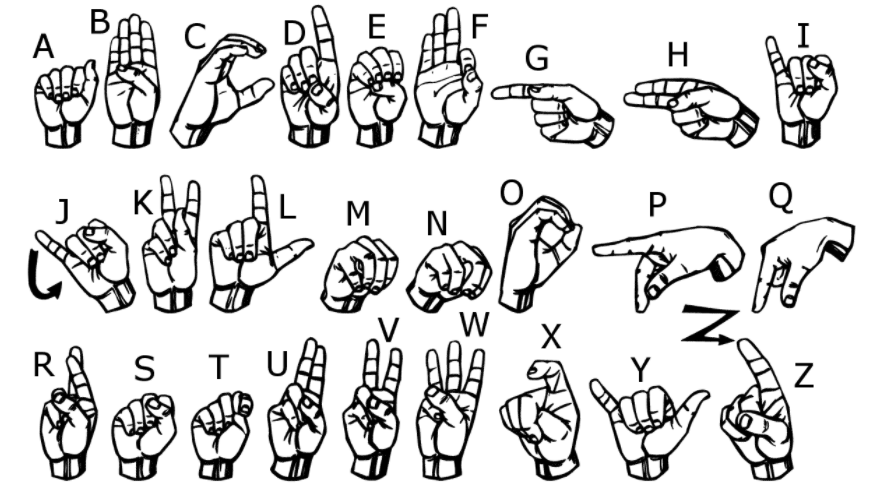
#> input picture american_sign_language.PNG, 876 x 489 px, given in place of the camera
$ python collect_data.py
#> lines starting #> are read from the running program, lines starting #| are printed output that depends on the picture; after the words box and inside, x2 and y2 are one past the last pixel; in counts of white or black regions, pixels touching at a corner belong together
import cv2
import os

def makedir(directory):
  if not os.path.exists(directory):
    os.makedirs(directory)
    return None
  else:
      pass


cap = cv2.VideoCapture(0)
i = 0
image_count = 0
while i<108:
  ret,frame = cap.read()
#> frame is the input picture: shape (489, 876, 3); min 0, max 255, mean 217.1
  frame = cv2.flip(frame,1)
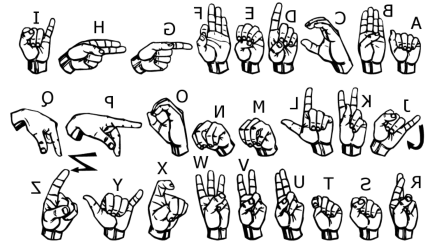
#> frame: shape (489, 876, 3) (shown at 1/2 size); min 0, max 255, mean 217.1
  roi = frame[100:400,320:620]
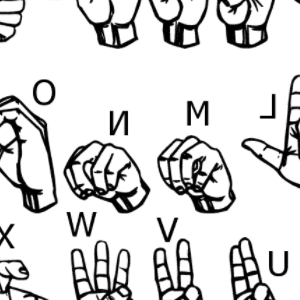
#> roi: shape (300, 300, 3); min 0, max 255, mean 214.7
  cv2.imshow('roi',roi)
  gray = cv2.cvtColor(roi, cv2.COLOR_BGR2GRAY)
  blur = cv2.GaussianBlur(gray,(5,5),2)
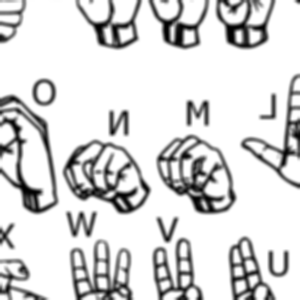
#> blur: shape (300, 300); min 0, max 255, mean 214.7
  th3 = cv2.adaptiveThreshold(blur,255,cv2.ADAPTIVE_THRESH_GAUSSIAN_C,cv2.THRESH_BINARY_INV,11,2)
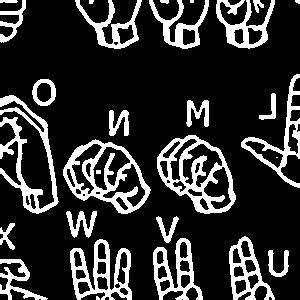
#> th3: shape (300, 300); 19.7% white; 29 white regions (5 under 20 px), largest, box (x1, y1, x2, y2) and area: (157, 135, 236, 214) 2219, (63, 139, 151, 214) 2181, (0, 95, 59, 214) 1953
  ret, test_image = cv2.threshold(th3, 70, 255, cv2.THRESH_BINARY_INV+cv2.THRESH_OTSU)
#> ret = 0
#> (the rest of the program and of its run is left out)
